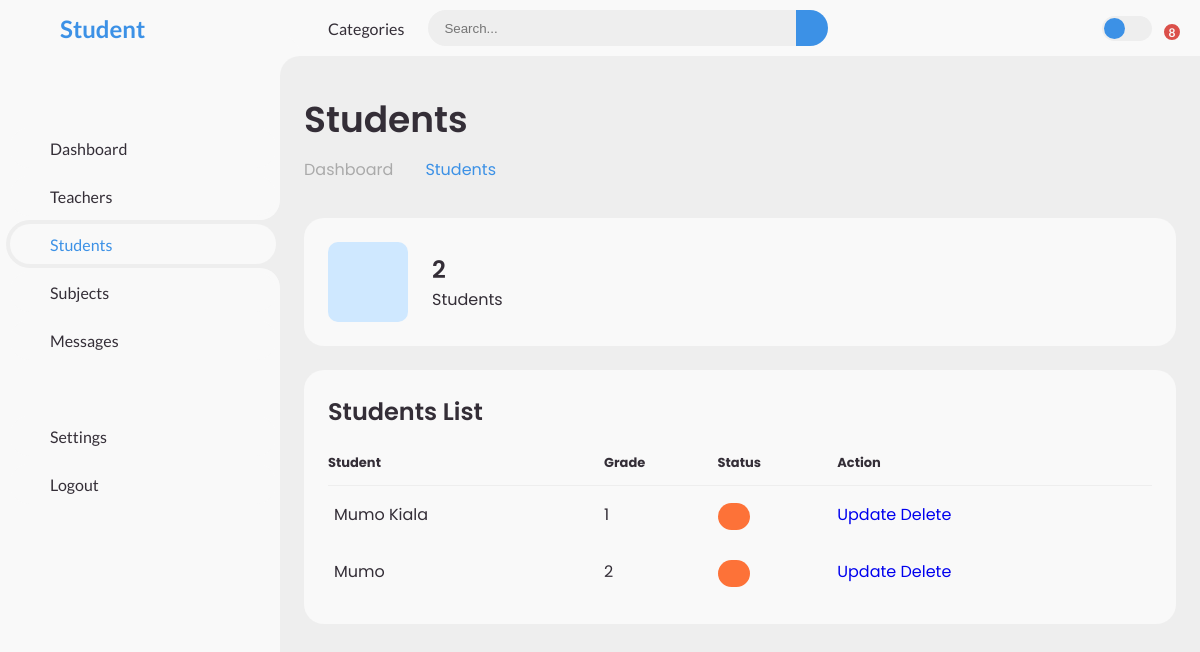
The page /students/ on the database its author committed.
### playground/models.py (models this page shows, shortened)
class Student(models.Model):
    name = models.CharField(max_length=30)
    admno = models.CharField(max_length=30, blank=True, unique=True)
    grade = models.CharField(max_length=30)
    GENDER_CHOICES = (
    ('0', 'Male'),
    ('1', 'Female'),
    )
    gender = models.CharField(choices=GENDER_CHOICES, max_length=1)
    age = models.PositiveSmallIntegerField()
    subjects = models.ManyToManyField(Subject, blank=True)
    class Meta:
        ordering = ['grade']
        verbose_name_plural = 'Students'

### playground/views.py (the view)
# urls.py: path('students/', views.students_view, name='students'),
def students_view(request):
    students = Student.objects.all()
    return render(request, 'student.html', {'students': students})

### playground/templates/student.html (shortened to what this page needs)
<!DOCTYPE html>
<html lang="en">
  <head>
    {% load static %}
    <link rel="stylesheet" href="{% static 'style.css' %}" />
  </head>
  <body>
    <section id="sidebar">
      <a href="{% url 'dashboard' %}" class="brand">
        <span class="text">Student</span>
      </a>
      <ul class="side-menu top">
        <li>
          <a href="{% url 'dashboard' %}">
            <span class="text">Dashboard</span>
          </a>
        </li>
        <li>
          <a href="{% url 'teachers' %}">
            <span class="text">Teachers</span>
          </a>
        </li>
        <li class="active">
          <a href="{% url 'students' %}">
            <span class="text">Students</span>
          </a>
        </li>
        <li>
          <a href="{% url 'subjects' %}">
            <span class="text">Subjects</span>
          </a>
        </li>
        <li>
          <a href="#">
            <span class="text">Messages</span>
          </a>
        </li>
      </ul>
      <ul class="side-menu">
        <li>
          <a href="#">
            <span class="text">Settings</span>
          </a>
        </li>
        <li>
          <a href="{% url 'signout' %}">
            <span class="text">Logout</span>
          </a>
        </li>
      </ul>
    </section>
    <section id="content">
      <nav>
        <a href="#" class="nav-link">Categories</a>
        <form action="#">
          <div class="form-input">
            <input type="search" placeholder="Search..." />
            <button type="submit" class="search-btn">
            </button>
          </div>
        </form>
        <label for="switch-mode" class="switch-mode"></label>
        <a href="#" class="notification">
          <span class="num">8</span>
        </a>
      </nav>
      <main>
        <div class="head-title">
          <div class="left">
            <h1>Students</h1>
            <ul class="breadcrumb">
              <li>
                <a href="{% url 'dashboard' %}">Dashboard</a>
              </li>
              <li>
                <a class="active" href="#">Students</a>
              </li>
            </ul>
          </div>
        </div>
        <ul class="box-info">
          <li>
            <i class="bx bxs-group"></i>
            <span class="text">
              <h3>{{ students.count }}</h3>
              <p>Students</p>
            </span>
          </li>
        </ul>
        <div class="table-data">
          <div class="order">
            <div class="head">
              <h3>Students List</h3>
            </div>
            <table>
              <thead>
                <tr>
                  <th>Student</th>
                  <th>Grade</th>
                  <th>Status</th>
                  <th>Action</th>
                </tr>
              </thead>
              <tbody>
                {% for student in students %}
                <tr>
                  <td>
                    <p>{{ student.name }}</p>
                  </td>
                  <td>{{ student.grade }}</td>
                  <td>
                    <span
                      class="status {% if student.status == 'active' %}completed{% else %}pending{% endif %}"
                      >{{ student.status }}</span
                    >
                  </td>
                  <td>
                    <a href="{% url 'update_student' student.name %}" class="btn-update">Update</a>
                    <a href="{% url 'delete_student' student.name %}" class="btn-delete">Delete</a>
                  </td>
                </tr>
                {% endfor %}
              </tbody>
            </table>
          </div>
        </div>
      </main>
    </section>
  </body>
</html>

### rows shown on the page
Student: name "Mumo Kiala", grade "1"
Student: name "Mumo", grade "2"

### other values the page prints
{{ students.count }} "2"
